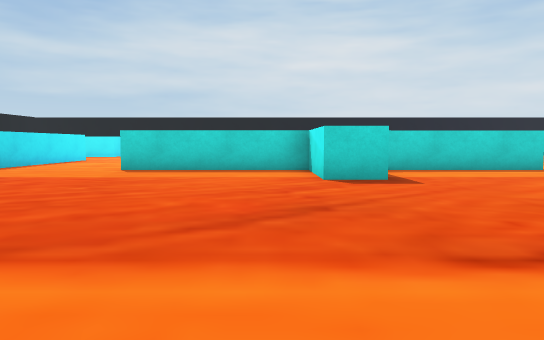
view 1 (above)

24 first-person views from a walk through a scene from a Unity 3-D project. The camera is 0.54 m above the floor, tilts 4° down and sees 70° across. The floor is counted in squares, 1 m on a side. Each view is taken from the middle of a square. On the plan, view 1 faces up. The plan holds only what a view shows up to about 10 squares ahead; the rest is blank. The player is left out.

view 2
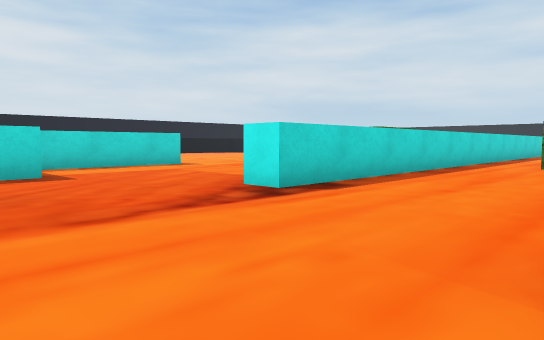

view 3
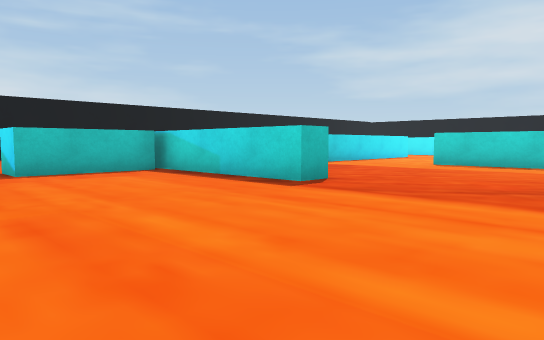

view 4
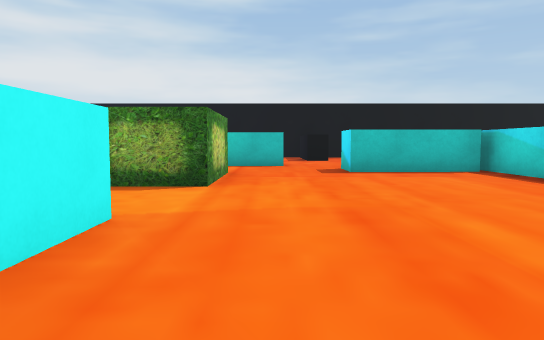

view 5
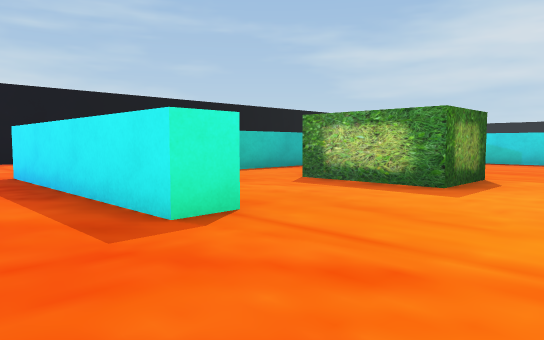

view 6
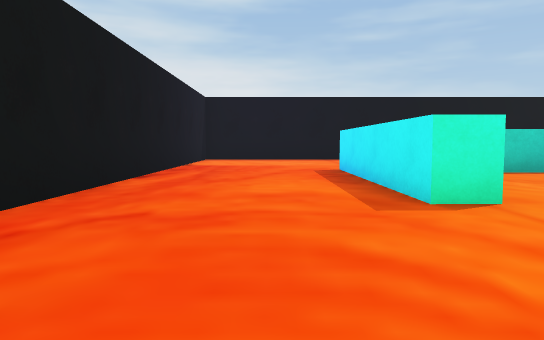

view 7
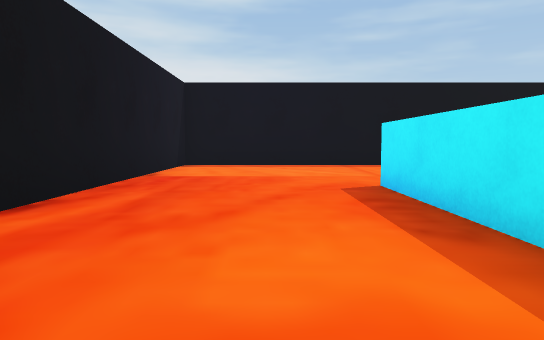

view 8
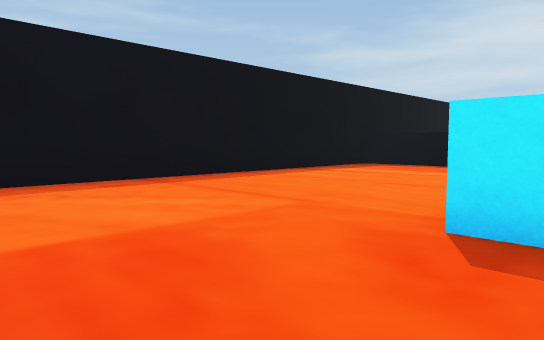

view 9
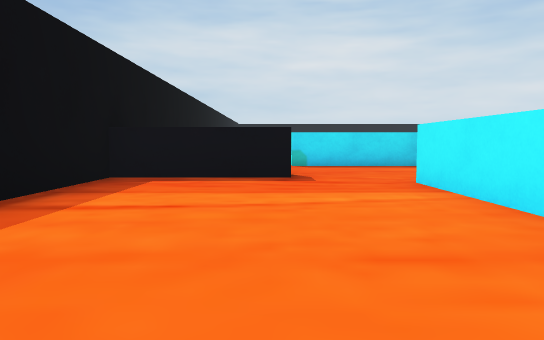

view 10
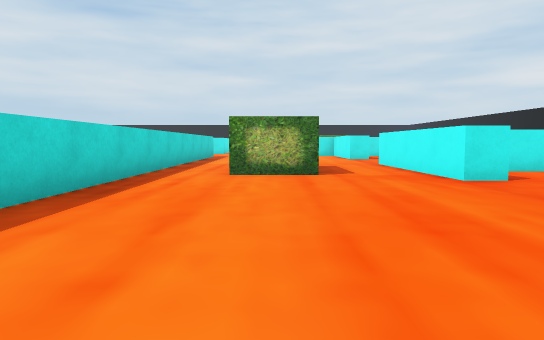

view 11
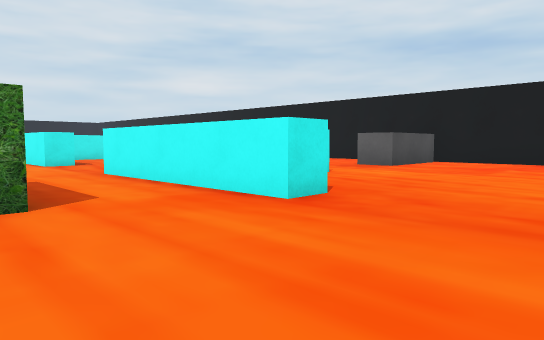

view 12
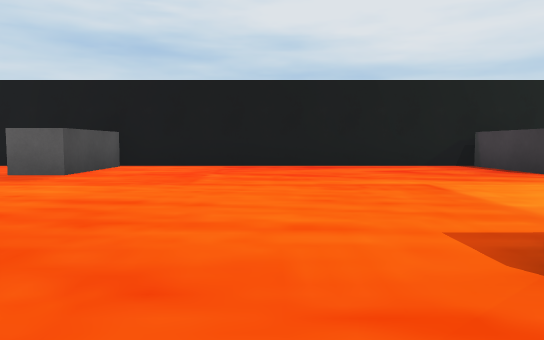

view 13
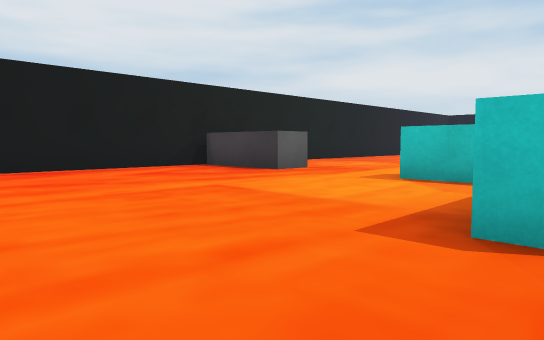

view 14
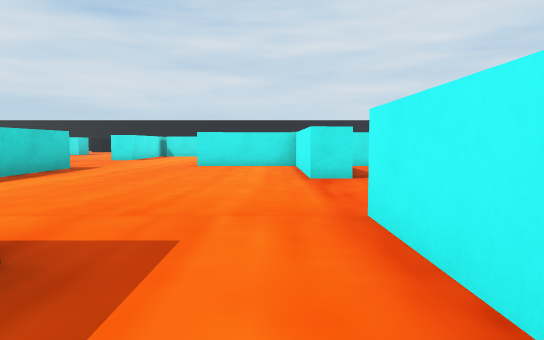

view 15
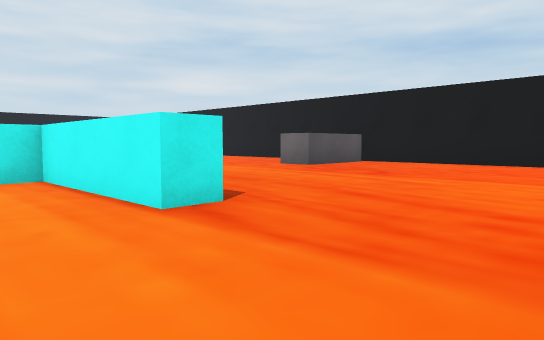

view 16
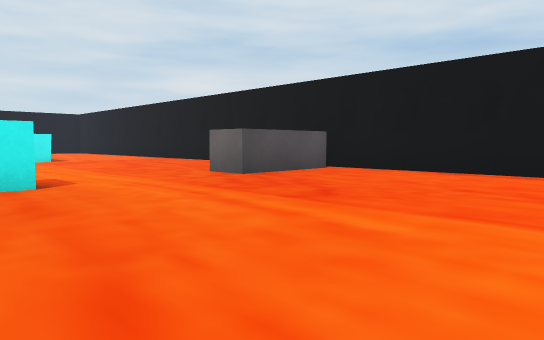

view 17
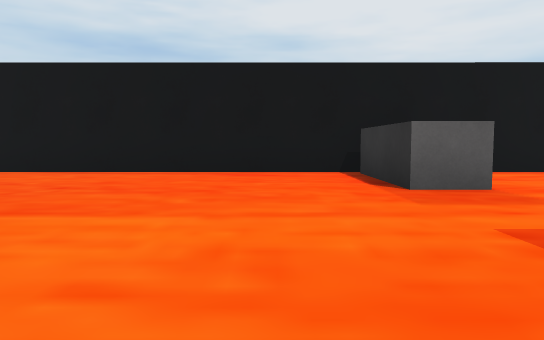

view 18
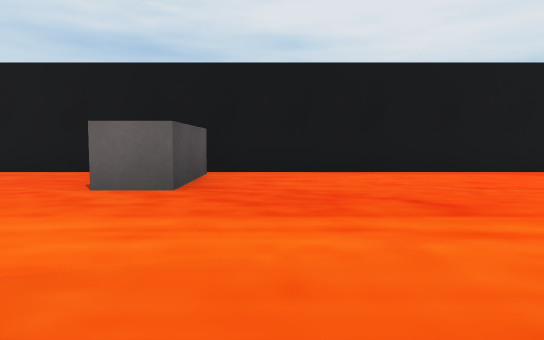

view 19
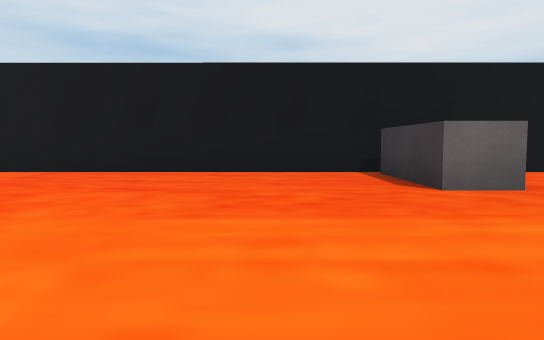

view 20
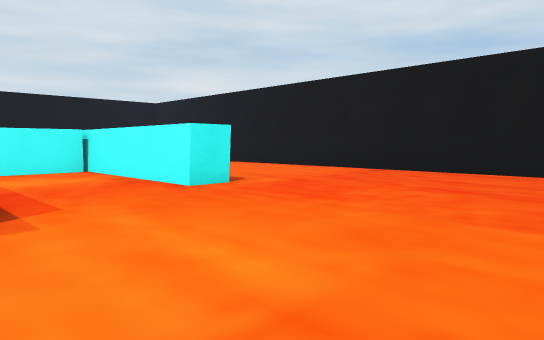

view 21
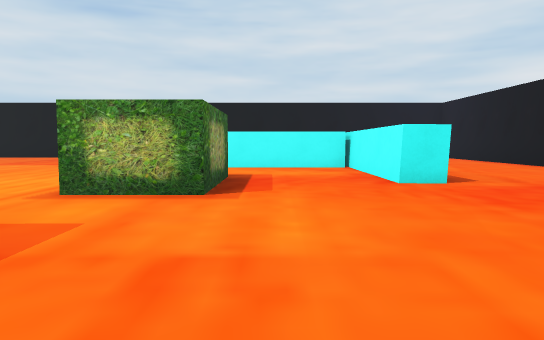

view 22
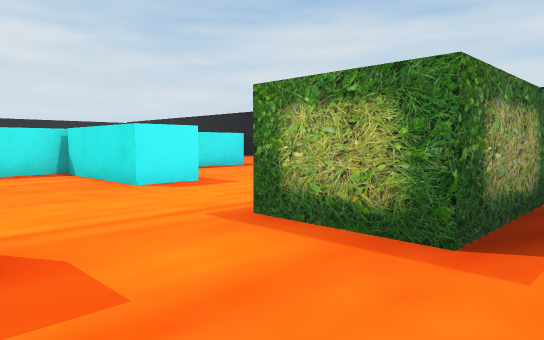

view 23
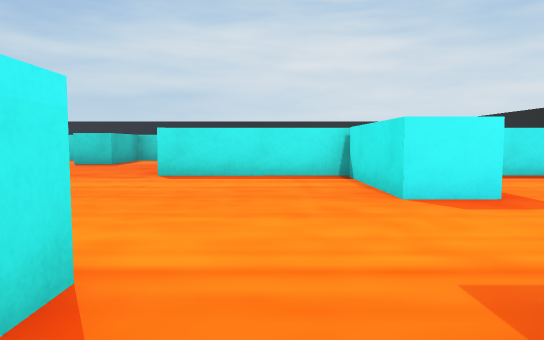

view 24
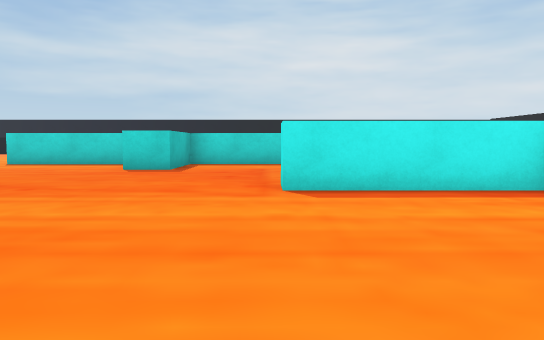

### Floor plan
Points are (right, up) in squares from view 1. A wall is a line through its corners. A room is listed if a view was taken in it or the views show most of it. See-through windows are left out.
Room 1 (views 1, 2, 3, 4, 5, 6, 7, 8, 9, 13)
walls: (-2.6, 2.9) (-2.6, 2.2) (-10.6, 2.1); (-1.8, -3.1) (-0.6, -3.1); (-6.2, 1.9) (-6.2, -0.5) (-7.2, -0.5); (3.3, 2.2) (3.3, 2.8); (-8.1, -1.7) (-8.1, -4.8); (2.4, -4.7) (2.4, -5.9); (1.8, 5.7) (0.8, 5.7) (0.7, 7.7) (-3, 7.7); (-4.4, -6.9) (-4.4, -7.6) (-8.9, -7.6); (-9, -4.2) (-9, -1.7); (-10.7, -0.9) (-13.6, -1); (1.4, -8.5) (2.3, -8.5) (2.3, -11); (5.5, 7.7) (2.1, 7.7); (8.5, -3.5) (8.5, -2.7); (-13.5, -0.2) (-13.5, -11.1) (-4, -11.2); (1.9, -11.2) (10.9, -11.2); (10.4, -5.9) (10.4, -4.4); (10.5, -10.9) (10.5, -8.4); (18.3, 7.8) (15.3, 7.8)
ways out: opening at (-4.5, 8) to room 2; opening at (5, -0.5) to room 2; opening at (11, -7) to room 2; opening at (18.5, 4.5) to room 2
objects: other object (-6, -4) to (-4, -3)
Room 2 (views 10, 11, 12, 14, 15, 16, 17, 18, 19, 20, 21, 22, 23, 24)
walls: (18.3, 2.3) (16, 2.3); (22.3, 7.8) (19.9, 7.8) (19.9, 5.8) (18.9, 5.8); (13, 2.3) (3.3, 2.2); (23.2, -2.5) (23.2, -3); (15.9, -3.3) (15.8, -2.7) (19.1, -2.7) (19, -0.2); (26.3, -0.3) (25.3, -0.3) (25.2, 2.3) (22.1, 2.3) (22.1, 3); (19.1, -5.3) (19.1, -3.8); (29.4, 2.3) (27.8, 2.3); (8.5, -2.7) (12.9, -2.7); (26.2, -7.4) (26.2, -6.7) (30.3, -6.7); (29.6, -6.7) (29.6, -4); (10.5, -8.4) (11.4, -8.4) (11.4, -10.9); (19.2, -10.9) (19.1, -8.4) (20.1, -8.4) (20.1, -10.9); (10.9, -11.2) (31.1, -11.2); (-5.8, 10.1) (-5.8, 8.1)
ways out: opening at (-4.5, 8) to room 1; opening at (5, -0.5) to room 1; opening at (11, -7) to room 1; opening at (18.5, 4.5) to room 1
objects: other object (10, 0) to (11, 0); other object (25, -4) to (27, -3)

Positions as (right, up) in squares from view 1, and headings:
1: (0, 0), facing up
2: (0, -1), facing up-right
3: (1, -2), facing up-left
4: (1, -2), facing left
5: (-2, -9), facing up-left
6: (-1, -9), facing left
7: (-4, -9), facing left
8: (-8, -10), facing up-left
9: (-11, -7), facing up
10: (3, 0), facing right
11: (6, 0), facing down-right
12: (7, -2), facing down
13: (8, -3), facing down-left
14: (10, -2), facing right
15: (13, -1), facing down-right
16: (14, -4), facing down-right
17: (13, -4), facing down
18: (18, -4), facing down
19: (22, -4), facing down
20: (22, -4), facing down-right
21: (21, -5), facing right
22: (23, -5), facing up-right
23: (24, -4), facing up
24: (22, -2), facing up
